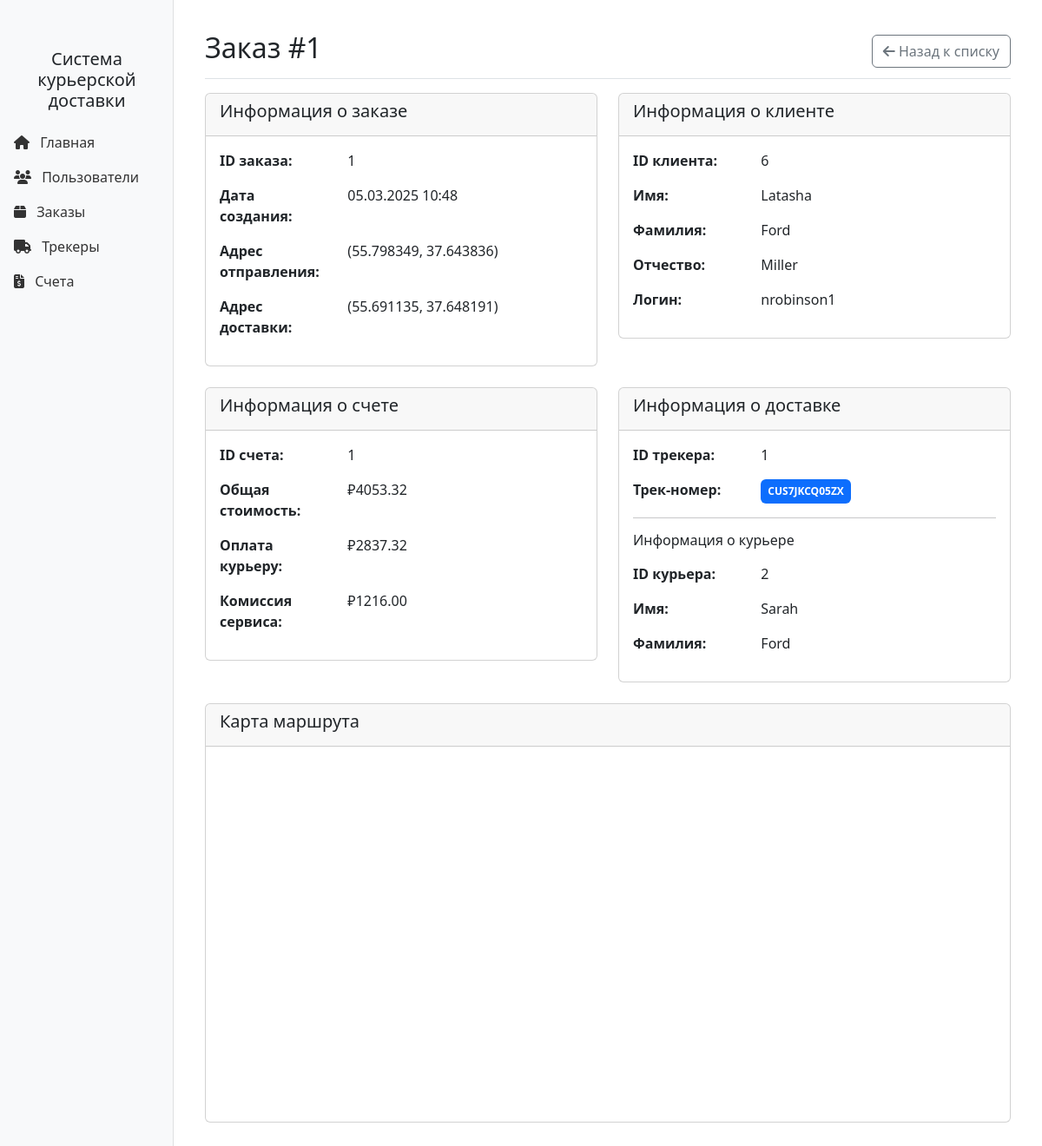
Page /order/1 on the committed database.
### 10.04.25/courier_delivery_system/main.py (models this page shows, shortened)
class Order(Base):
    __tablename__ = 'orders'
    id = Column(Integer, primary_key=True)
    user_id = Column(Integer, ForeignKey('users.id'), nullable=False)
    address_from_lat = Column(Float, nullable=False)
    address_from_long = Column(Float, nullable=False)
    address_to_lat = Column(Float, nullable=False)
    address_to_long = Column(Float, nullable=False)
    invoice_id = Column(Integer, ForeignKey('invoices.id'), nullable=True)
    created_at = Column(BigInteger, nullable=False, default=lambda: int(datetime.now().timestamp()))
    user = relationship('User', back_populates='orders')
    invoice = relationship('Invoice', back_populates='order')
    trackers = relationship('Tracker', back_populates='order')

class User(Base):
    __tablename__ = 'users'
    id = Column(Integer, primary_key=True)
    lastname = Column(String(100), nullable=True)
    name = Column(String(100), nullable=False)
    surname = Column(String(100), nullable=True)
    role_id = Column(Integer, ForeignKey('roles.id'), nullable=False)
    username = Column(String(50), nullable=False, unique=True)
    password = Column(String(128), nullable=False)  # хранится хеш пароля
    role = relationship('Role', back_populates='users')
    orders = relationship('Order', back_populates='user')
    trackers_as_courier = relationship('Tracker', back_populates='courier')

class Invoice(Base):
    __tablename__ = 'invoices'
    id = Column(Integer, primary_key=True)
    price = Column(Float, CheckConstraint('price >= 0'), nullable=False)
    courier_price = Column(Float, CheckConstraint('courier_price >= 0'), nullable=False)
    commission = Column(Float, CheckConstraint('commission >= 0'), nullable=False)
    order = relationship('Order', back_populates='invoice', uselist=False)

class Tracker(Base):
    __tablename__ = 'trackers'
    id = Column(Integer, primary_key=True)
    courier_id = Column(Integer, ForeignKey('users.id'), nullable=False)
    order_id = Column(Integer, ForeignKey('orders.id'), nullable=False)
    track_number = Column(String(50), nullable=False, unique=True)
    courier = relationship('User', back_populates='trackers_as_courier')
    order = relationship('Order', back_populates='trackers')

### 10.04.25/courier_delivery_system/app.py (the view)
@app.route('/order/<int:order_id>')
def order_detail(order_id):
    order = db_session.query(Order).filter(Order.id == order_id).first()
    if not order:
        flash('Заказ не найден', 'error')
        return redirect(url_for('orders'))
    customer = db_session.query(User).filter(User.id == order.user_id).first()
    invoice = db_session.query(Invoice).filter(Invoice.id == order.invoice_id).first()
    tracker = db_session.query(Tracker).filter(Tracker.order_id == order.id).first()
    courier = None
    if tracker:
        courier = db_session.query(User).filter(User.id == tracker.courier_id).first()
    return render_template('order_detail.html',
                           order=order,
                           customer=customer,
                           invoice=invoice,
                           tracker=tracker,
                           courier=courier)

### 10.04.25/courier_delivery_system/app.py (called while the page is built)
@app.template_filter('timestamp_to_date')
def timestamp_to_date(timestamp):
    return datetime.fromtimestamp(timestamp).strftime('%d.%m.%Y %H:%M')

@app.teardown_appcontext
def shutdown_session(exception=None):
    db_session.remove()

### 10.04.25/courier_delivery_system/templates/order_detail.html (shortened to what this page needs)
{% extends "base.html" %}
{% block content %}
<div class="container-fluid">
    <div class="d-flex justify-content-between flex-wrap flex-md-nowrap align-items-center pt-3 pb-2 mb-3 border-bottom">
        <h1 class="h2">Заказ #{{ order.id }}</h1>
        <div>
            <a href="{{ url_for('orders') }}" class="btn btn-outline-secondary">
                <i class="fas fa-arrow-left"></i> Назад к списку
            </a>
        </div>
    </div>
    <div class="row">
        <div class="col-md-6 mb-4">
            <div class="card">
                <div class="card-header">
                    <h5>Информация о заказе</h5>
                </div>
                <div class="card-body">
                    <div class="row mb-3">
                        <div class="col-md-4 fw-bold">ID заказа:</div>
                        <div class="col-md-8">{{ order.id }}</div>
                    </div>
                    <div class="row mb-3">
                        <div class="col-md-4 fw-bold">Дата создания:</div>
                        <div class="col-md-8">{{ order.created_at|timestamp_to_date }}</div>
                    </div>
                    <div class="row mb-3">
                        <div class="col-md-4 fw-bold">Адрес отправления:</div>
                        <div class="col-md-8">({{ "%.6f"|format(order.address_from_lat) }}, {{ "%.6f"|format(order.address_from_long) }})</div>
                    </div>
                    <div class="row mb-3">
                        <div class="col-md-4 fw-bold">Адрес доставки:</div>
                        <div class="col-md-8">({{ "%.6f"|format(order.address_to_lat) }}, {{ "%.6f"|format(order.address_to_long) }})</div>
                    </div>
                </div>
            </div>
        </div>
        <div class="col-md-6 mb-4">
            <div class="card">
                <div class="card-header">
                    <h5>Информация о клиенте</h5>
                </div>
                <div class="card-body">
                    <div class="row mb-3">
                        <div class="col-md-4 fw-bold">ID клиента:</div>
                        <div class="col-md-8">{{ customer.id }}</div>
                    </div>
                    <div class="row mb-3">
                        <div class="col-md-4 fw-bold">Имя:</div>
                        <div class="col-md-8">{{ customer.name }}</div>
                    </div>
                    <div class="row mb-3">
                        <div class="col-md-4 fw-bold">Фамилия:</div>
                        <div class="col-md-8">{{ customer.lastname or 'Не указано' }}</div>
                    </div>
                    <div class="row mb-3">
                        <div class="col-md-4 fw-bold">Отчество:</div>
                        <div class="col-md-8">{{ customer.surname or 'Не указано' }}</div>
                    </div>
                    <div class="row mb-3">
                        <div class="col-md-4 fw-bold">Логин:</div>
                        <div class="col-md-8">{{ customer.username }}</div>
                    </div>
                </div>
            </div>
        </div>
    </div>
    <div class="row">
        <div class="col-md-6 mb-4">
            <div class="card">
                <div class="card-header">
                    <h5>Информация о счете</h5>
                </div>
                <div class="card-body">
                    <div class="row mb-3">
                        <div class="col-md-4 fw-bold">ID счета:</div>
                        <div class="col-md-8">{{ invoice.id }}</div>
                    </div>
                    <div class="row mb-3">
                        <div class="col-md-4 fw-bold">Общая стоимость:</div>
                        <div class="col-md-8">₽{{ "%.2f"|format(invoice.price) }}</div>
                    </div>
                    <div class="row mb-3">
                        <div class="col-md-4 fw-bold">Оплата курьеру:</div>
                        <div class="col-md-8">₽{{ "%.2f"|format(invoice.courier_price) }}</div>
                    </div>
                    <div class="row mb-3">
                        <div class="col-md-4 fw-bold">Комиссия сервиса:</div>
                        <div class="col-md-8">₽{{ "%.2f"|format(invoice.commission) }}</div>
                    </div>
                </div>
            </div>
        </div>
        <div class="col-md-6 mb-4">
            <div class="card">
                <div class="card-header">
                    <h5>Информация о доставке</h5>
                </div>
                <div class="card-body">
                    {% if tracker %}
                        <div class="row mb-3">
                            <div class="col-md-4 fw-bold">ID трекера:</div>
                            <div class="col-md-8">{{ tracker.id }}</div>
                        </div>
                        <div class="row mb-3">
                            <div class="col-md-4 fw-bold">Трек-номер:</div>
                            <div class="col-md-8">
                                <span class="badge bg-primary p-2">{{ tracker.track_number }}</span>
                            </div>
                        </div>
                        <hr>
                        <h6 class="mb-3">Информация о курьере</h6>
                        <div class="row mb-3">
                            <div class="col-md-4 fw-bold">ID курьера:</div>
                            <div class="col-md-8">{{ courier.id }}</div>
                        </div>
                        <div class="row mb-3">
                            <div class="col-md-4 fw-bold">Имя:</div>
                            <div class="col-md-8">{{ courier.name }}</div>
                        </div>
                        <div class="row mb-3">
                            <div class="col-md-4 fw-bold">Фамилия:</div>
                            <div class="col-md-8">{{ courier.lastname or 'Не указано' }}</div>
                        </div>
                    {% else %}
                        <div class="alert alert-warning">
                            Информация о трекере не найдена
                        </div>
                    {% endif %}
                </div>
            </div>
        </div>
    </div>
    <div class="card mb-4">
        <div class="card-header">
            <h5>Карта маршрута</h5>
        </div>
        <div class="card-body">
            <div id="map" style="height: 400px;"></div>
        </div>
    </div>
</div>
{% endblock %}

### rows in the picture
Order: id "1", created_at "05.03.2025 10:48", address_from_lat "55.798349", address_from_long "37.643836", address_to_lat "55.691135", address_to_long "37.648191"
User: id "6", name "Latasha", lastname "Ford", surname "Miller", username "nrobinson1"
Invoice: id "1", price "4053.32", courier_price "2837.32", commission "1216.00"
Tracker: id "1", track_number "CUS7JKCQ05ZX"
User: id "2", name "Sarah", lastname "Ford"
